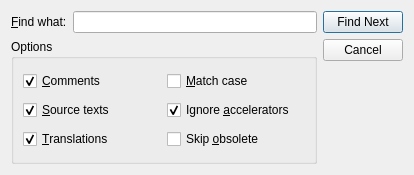
<?xml version="1.0" encoding="UTF-8"?>
<ui version="4.0">
 <comment>*********************************************************************
**
** Copyright (C) 2015 The Qt Company Ltd.
** Contact: http://www.qt.io/licensing/
**
** This file is part of the Qt Linguist of the Qt Toolkit.
**
** $QT_BEGIN_LICENSE:LGPL21$
** Commercial License Usage
** Licensees holding valid commercial Qt licenses may use this file in
** accordance with the commercial license agreement provided with the
** Software or, alternatively, in accordance with the terms contained in
** a written agreement between you and The Qt Company. For licensing terms
** and conditions see http://www.qt.io/terms-conditions. For further
** information use the contact form at http://www.qt.io/contact-us.
**
** GNU Lesser General Public License Usage
** Alternatively, this file may be used under the terms of the GNU Lesser
** General Public License version 2.1 or version 3 as published by the Free
** Software Foundation and appearing in the file LICENSE.LGPLv21 and
** LICENSE.LGPLv3 included in the packaging of this file. Please review the
** following information to ensure the GNU Lesser General Public License
** requirements will be met: https://www.gnu.org/licenses/lgpl.html and
** http://www.gnu.org/licenses/old-licenses/lgpl-2.1.html.
**
** As a special exception, The Qt Company gives you certain additional
** rights. These rights are described in The Qt Company LGPL Exception
** version 1.1, included in the file LGPL_EXCEPTION.txt in this package.
**
** $QT_END_LICENSE$
**
*********************************************************************</comment>
 <class>FindDialog</class>
 <widget class="QDialog" name="FindDialog">
  <property name="geometry">
   <rect>
    <x>0</x>
    <y>0</y>
    <width>414</width>
    <height>175</height>
   </rect>
  </property>
  <property name="sizePolicy">
   <sizepolicy hsizetype="Preferred" vsizetype="Maximum">
    <horstretch>0</horstretch>
    <verstretch>0</verstretch>
   </sizepolicy>
  </property>
  <property name="windowTitle">
   <string>Find</string>
  </property>
  <property name="whatsThis">
   <string>This window allows you to search for some text in the translation source file.</string>
  </property>
  <layout class="QHBoxLayout">
   <property name="spacing">
    <number>6</number>
   </property>
   <property name="margin">
    <number>11</number>
   </property>
   <item>
    <layout class="QVBoxLayout">
     <property name="spacing">
      <number>6</number>
     </property>
     <property name="margin">
      <number>0</number>
     </property>
     <item>
      <layout class="QHBoxLayout">
       <property name="spacing">
        <number>6</number>
       </property>
       <property name="margin">
        <number>0</number>
       </property>
       <item>
        <widget class="QLabel" name="findWhat">
         <property name="text">
          <string>&amp;Find what:</string>
         </property>
         <property name="buddy">
          <cstring>led</cstring>
         </property>
        </widget>
       </item>
       <item>
        <widget class="QLineEdit" name="led">
         <property name="whatsThis">
          <string>Type in the text to search for.</string>
         </property>
        </widget>
       </item>
      </layout>
     </item>
     <item>
      <widget class="QGroupBox" name="groupBox">
       <property name="title">
        <string>Options</string>
       </property>
       <layout class="QGridLayout">
        <property name="margin">
         <number>9</number>
        </property>
        <property name="spacing">
         <number>6</number>
        </property>
        <item row="1" column="0">
         <widget class="QCheckBox" name="sourceText">
          <property name="whatsThis">
           <string>Source texts are searched when checked.</string>
          </property>
          <property name="text">
           <string>&amp;Source texts</string>
          </property>
          <property name="checked">
           <bool>true</bool>
          </property>
         </widget>
        </item>
        <item row="2" column="0">
         <widget class="QCheckBox" name="translations">
          <property name="whatsThis">
           <string>Translations are searched when checked.</string>
          </property>
          <property name="text">
           <string>&amp;Translations</string>
          </property>
          <property name="checked">
           <bool>true</bool>
          </property>
         </widget>
        </item>
        <item row="0" column="1">
         <widget class="QCheckBox" name="matchCase">
          <property name="whatsThis">
           <string>Texts such as 'TeX' and 'tex' are considered as different when checked.</string>
          </property>
          <property name="text">
           <string>&amp;Match case</string>
          </property>
         </widget>
        </item>
        <item row="0" column="0">
         <widget class="QCheckBox" name="comments">
          <property name="whatsThis">
           <string>Comments and contexts are searched when checked.</string>
          </property>
          <property name="text">
           <string>&amp;Comments</string>
          </property>
          <property name="checked">
           <bool>true</bool>
          </property>
         </widget>
        </item>
        <item row="1" column="1">
         <widget class="QCheckBox" name="ignoreAccelerators">
          <property name="text">
           <string>Ignore &amp;accelerators</string>
          </property>
          <property name="checked">
           <bool>true</bool>
          </property>
         </widget>
        </item>
        <item row="2" column="1">
         <widget class="QCheckBox" name="skipObsolete">
          <property name="whatsThis">
           <string>Obsoleted messages are skipped when checked.</string>
          </property>
          <property name="text">
           <string>Skip &amp;obsolete</string>
          </property>
         </widget>
        </item>
       </layout>
      </widget>
     </item>
    </layout>
   </item>
   <item>
    <layout class="QVBoxLayout">
     <property name="spacing">
      <number>6</number>
     </property>
     <property name="margin">
      <number>0</number>
     </property>
     <item>
      <widget class="QPushButton" name="findNxt">
       <property name="whatsThis">
        <string>Click here to find the next occurrence of the text you typed in.</string>
       </property>
       <property name="text">
        <string>Find Next</string>
       </property>
       <property name="default">
        <bool>true</bool>
       </property>
       <property name="flat">
        <bool>false</bool>
       </property>
      </widget>
     </item>
     <item>
      <widget class="QPushButton" name="cancel">
       <property name="whatsThis">
        <string>Click here to close this window.</string>
       </property>
       <property name="text">
        <string>Cancel</string>
       </property>
      </widget>
     </item>
     <item>
      <spacer>
       <property name="orientation">
        <enum>Qt::Vertical</enum>
       </property>
       <property name="sizeType">
        <enum>QSizePolicy::Expanding</enum>
       </property>
       <property name="sizeHint" stdset="0">
        <size>
         <width>20</width>
         <height>51</height>
        </size>
       </property>
      </spacer>
     </item>
    </layout>
   </item>
  </layout>
 </widget>
 <layoutdefault spacing="6" margin="11"/>
 <tabstops>
  <tabstop>led</tabstop>
  <tabstop>findNxt</tabstop>
  <tabstop>cancel</tabstop>
  <tabstop>comments</tabstop>
  <tabstop>sourceText</tabstop>
  <tabstop>translations</tabstop>
  <tabstop>matchCase</tabstop>
 </tabstops>
 <resources/>
 <connections>
  <connection>
   <sender>cancel</sender>
   <signal>clicked()</signal>
   <receiver>FindDialog</receiver>
   <slot>reject()</slot>
   <hints>
    <hint type="sourcelabel">
     <x>372</x>
     <y>58</y>
    </hint>
    <hint type="destinationlabel">
     <x>373</x>
     <y>109</y>
    </hint>
   </hints>
  </connection>
 </connections>
</ui>
